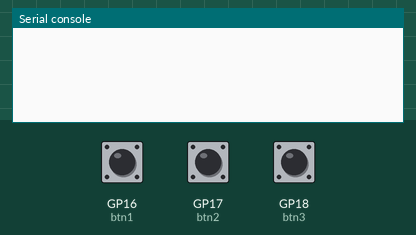
The program below on a simulated Raspberry Pi Pico running CircuitPython. On the bench: the last lines printed to the serial console. The test bench sets the inputs (shaded band); at power-on: GP16 (btn1) LOW, GP18 (btn3) LOW, GP17 (btn2) LOW. USB keyboard and mouse output is not drawn.

Above: at 1.2 s.
1.3 s: GP16 (btn1) pulled HIGH for 0.15 s
At 2.5 s:
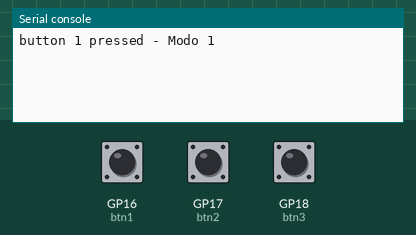
2.9 s: GP18 (btn3) pulled HIGH for 0.15 s
At 3.7 s:
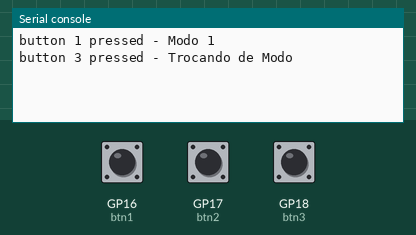
4.5 s: GP17 (btn2) pulled HIGH for 0.15 s
At 4.9 s:
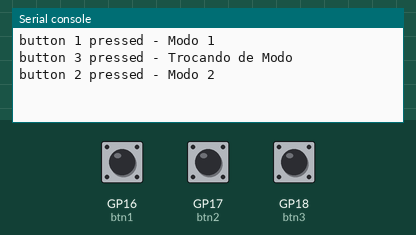
6.1 s: GP16 (btn1) pulled HIGH for 1 s
At 7.1 s:
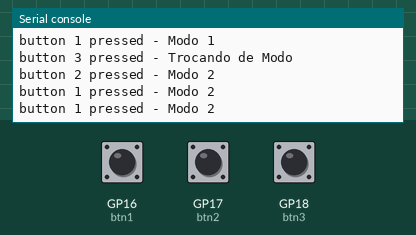

The program:

KEYBOARD_BUTTON_2MODES.py
```python
import board
import usb_hid
import digitalio
import time
from adafruit_hid.keyboard import Keyboard
from adafruit_hid.keycode import Keycode

#MOSTRANDO QUAL PINO É CADA BOTÃO
btn1_pin = board.GP16
btn2_pin = board.GP17
btn3_pin = board.GP18

#DEFININDO A VARIÁVEL TECLADO
keyboard = Keyboard(usb_hid.devices)

#DEFININDO O MODO DE CADA BOTÃO
btn1 = digitalio.DigitalInOut(btn1_pin)
btn1.direction = digitalio.Direction.INPUT
btn1.pull = digitalio.Pull.DOWN

btn2 = digitalio.DigitalInOut(btn2_pin)
btn2.direction = digitalio.Direction.INPUT
btn2.pull = digitalio.Pull.DOWN

btn3 = digitalio.DigitalInOut(btn3_pin)
btn3.direction = digitalio.Direction.INPUT
btn3.pull = digitalio.Pull.DOWN

#DEFININDO PARA COMEÇAR NO MODO 1
modo = 1  # Modo inicial

while True:
    if btn1.value:
        if modo == 1:
            print("button 1 pressed - Modo 1")
            keyboard.send(Keycode.A)
        else:
            print("button 1 pressed - Modo 2")
            keyboard.send(Keycode.C)

        time.sleep(0.5)

    if btn2.value:
        if modo == 1:
            print("button 2 pressed - Modo 1")
            keyboard.send(Keycode.B)
        else:
            print("button 2 pressed - Modo 2")
            keyboard.send(Keycode.D)

        time.sleep(0.5)

    if btn3.value:
        print("button 3 pressed - Trocando de Modo")
        modo = 2 if modo == 1 else 1  # Alternando entre os modos
        time.sleep(0.5)
```

Measured:
- after the input at 1.3 s, the serial console: prints a new line at once (image 1)
- after the input at 2.9 s, the serial console: prints a new line at once (image 2)
- after the input at 4.5 s, the serial console: prints a new line at once (image 3)
- after the input at 6.1 s, the serial console: prints a new line at once (image 4)
